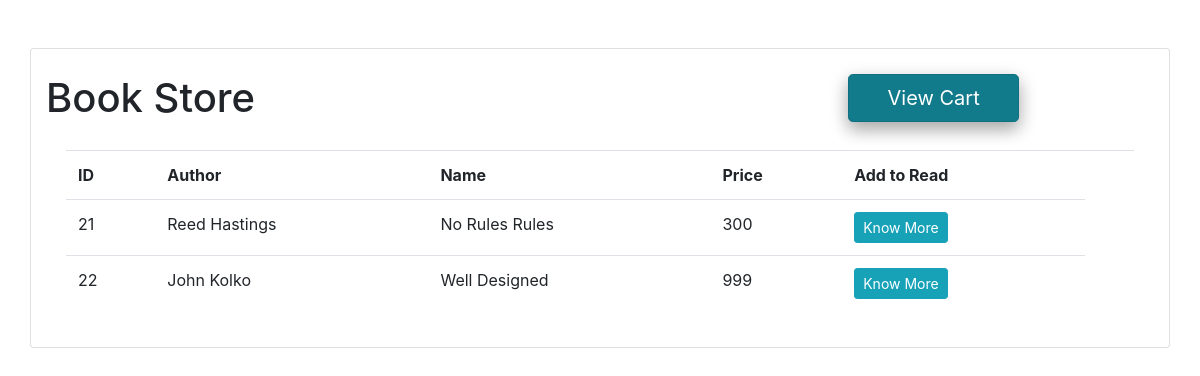
/, run on an earlier commit of the app's database.
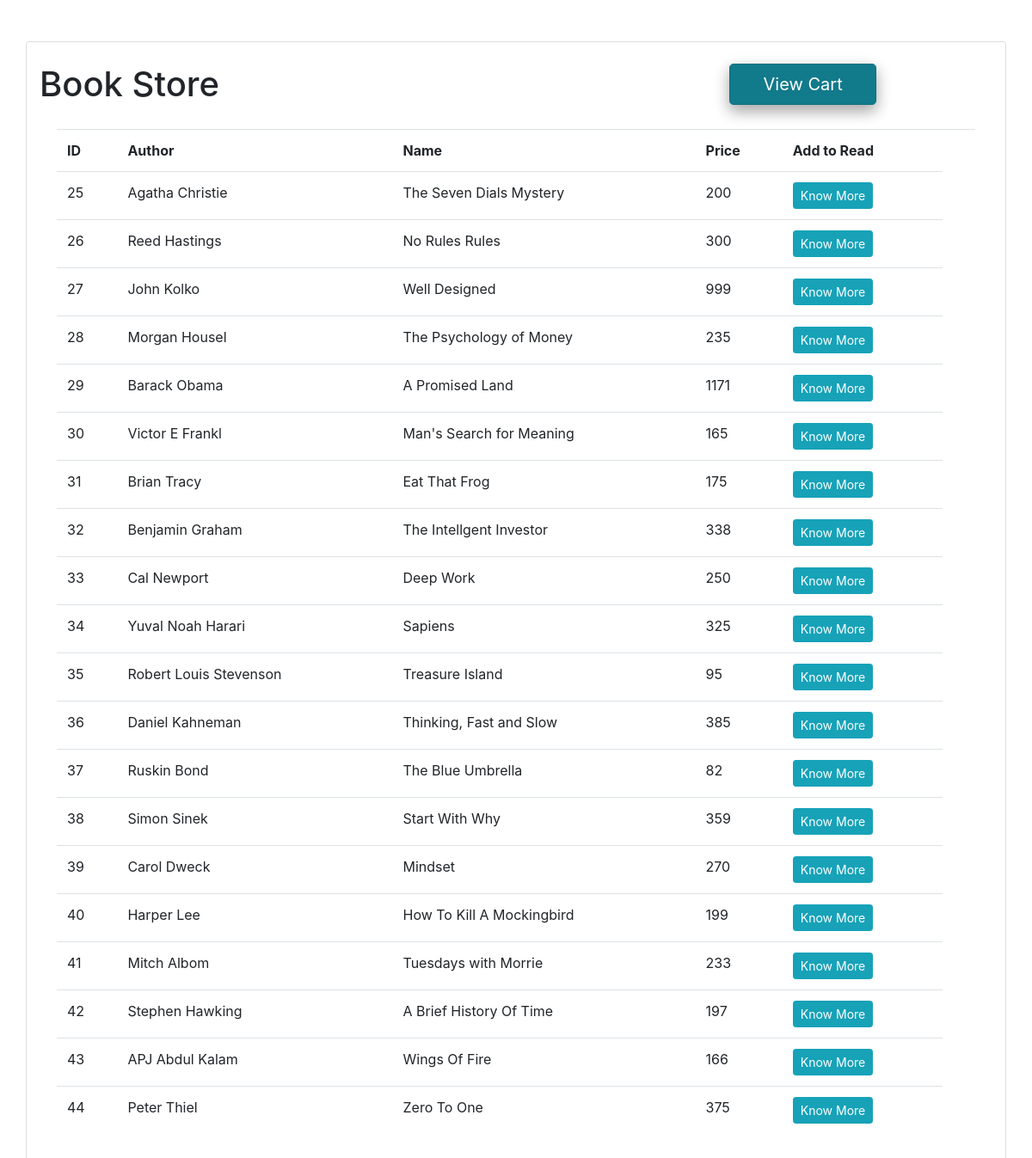
And on a later commit of the database.
### MyLib/models.py (models this page shows, shortened)
class Books(models.Model):
    bookID = models.IntegerField(null=True)
    bookname = models.CharField(max_length=255)
    bookauthor = models.CharField(max_length=255)
    bookdescription = models.CharField(max_length=255)
    bookrating = models.IntegerField(null=True)
    price = models.IntegerField(null=True)
    seller_name = models.ForeignKey(Sellers, on_delete=models.CASCADE)

### MyLib/views.py (the view, shortened to what this page needs)
# urls.py: path('', views.index, name='index'),
def index(request):
    if request.user.is_authenticated==False:
        books = Books.objects.all().values()
        template = loader.get_template('main.html')
        context = {
            'books': books,
        }
        return HttpResponse(template.render(context, request))

### MyLib/templates/main.html (shortened to what this page needs)
<!DOCTYPE html>
<html lang="en">
<head>
    <link rel="stylesheet" href="https://stackpath.bootstrapcdn.com/bootstrap/4.5.0/css/bootstrap.min.css"0>
</head>
<body>
    <br>
	<br>
    {%block content%}
    <div class="container card">
        <div style="padding-top: 25px;"><a href="viewcart/" class="btn btn-info btn-lg active" style="position: absolute;right: 150px;width: 15%; box-shadow: 0 8px 16px 0 rgba(0,0,0,0.2), 0 6px 20px 0 rgba(0,0,0,0.19);" type="submit">View Cart</a></div>
        <h1>Book Store</h1>
        <div class="card-body">
            <table class="table table-hover">
                <tr>
                    <th>ID</th>
                    <th>Author</th>
                    <th>Name</th>
                    <th>Price</th>
                    <th>Add to Read</th>
                    <th></th>
                </tr>
                {% for i in books %}
                    <tr>
                        <td>{{i.id}}</td>
                        <td>{{i.bookauthor}}</td>
                        <td>{{i.bookname}}</td>
                        <td>{{i.price}}</td>
                        <td><a href="add/{{ i.id }}" class="btn btn-info btn-sm" type="submit">Know More</a></td>
                    </tr>
                {% endfor %}
            </table>
        </div>
    </div>
    {% endblock %}
</body>
</html>

What changed in the data, as far as the page shows it:
removed Books: id "21", bookauthor "Reed Hastings", bookname "No Rules Rules", price "300"
removed Books: id "22", bookauthor "John Kolko", bookname "Well Designed", price "999"
added Books: id "25", bookauthor "Agatha Christie", bookname "The Seven Dials Mystery", price "200"
added Books: id "26", bookauthor "Reed Hastings", bookname "No Rules Rules", price "300"
added Books: id "27", bookauthor "John Kolko", bookname "Well Designed", price "999"
added Books: id "28", bookauthor "Morgan Housel", bookname "The Psychology of Money", price "235"
added Books: id "29", bookauthor "Barack Obama", bookname "A Promised Land", price "1171"
added Books: id "30", bookauthor "Victor E Frankl", bookname "Man's Search for Meaning", price "165"
added Books: id "31", bookauthor "Brian Tracy", bookname "Eat That Frog", price "175"
added Books: id "32", bookauthor "Benjamin Graham", bookname "The Intellgent Investor", price "338"
added Books: id "33", bookauthor "Cal Newport", bookname "Deep Work", price "250"
added Books: id "34", bookauthor "Yuval Noah Harari", bookname "Sapiens", price "325"
added Books: id "35", bookauthor "Robert Louis Stevenson", bookname "Treasure Island", price "95"
added Books: id "36", bookauthor "Daniel Kahneman", bookname "Thinking, Fast and Slow", price "385"
added Books: id "37", bookauthor "Ruskin Bond", bookname "The Blue Umbrella", price "82"
added Books: id "38", bookauthor "Simon Sinek", bookname "Start With Why", price "359"
added Books: id "39", bookauthor "Carol Dweck", bookname "Mindset", price "270"
added Books: id "40", bookauthor "Harper Lee", bookname "How To Kill A Mockingbird", price "199"
added Books: id "41", bookauthor "Mitch Albom", bookname "Tuesdays with Morrie", price "233"
added Books: id "42", bookauthor "Stephen Hawking", bookname "A Brief History Of Time", price "197"
added Books: id "43", bookauthor "APJ Abdul Kalam", bookname "Wings Of Fire", price "166"
added Books: id "44", bookauthor "Peter Thiel", bookname "Zero To One", price "375"
